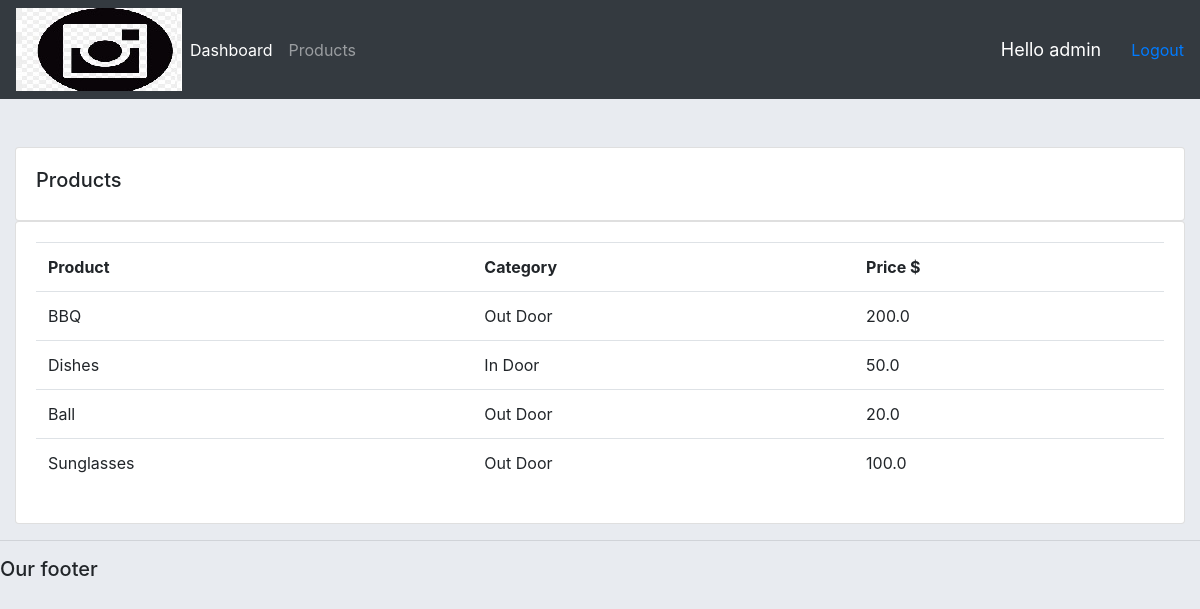
Screenshot of /products/ (signed in) with the database file from the repository.
### accounts/models.py (models this page shows, shortened)
class Product(models.Model):
    CATEGORY = (
        ('In Door', 'In Door'),
        ('Out Door', 'Out Door')
    )
    name = models.CharField(max_length=255, null=True)
    price = models.FloatField(null=True)
    category = models.CharField(max_length=255, null=True, choices=CATEGORY)
    description = models.TextField(max_length=500, null=True)
    date_created = models.DateField(auto_now_add=True, null=True)
    tags = models.ManyToManyField(Tag)

### accounts/decorators.py (the view)
        def wrapper_func(request, *args, **kwargs):
            group = None
            if request.user.groups.exists():
                group = request.user.groups.all()[0].name
            if group in allowed_roles:
                return view_func(request, *args, **kwargs)
            else:
                return HttpResponse('You are not authorize!')

### accounts/views.py (called while the page is built)
@login_required(login_url='login')
@allowed_users(allowed_roles=['admin'])
def products(request):
    products = Product.objects.all()
    return render(request, 'accounts/products.html', {'products': products})

### accounts/templates/accounts/products.html
{% extends "accounts/main.html" %}
{% block content %}
<br>
<div class="row">
    <div class="col-md">
        <div class="card card-body">
            <h5>Products</h5>
        </div>
        <div class="card card-body">
            <table class="table">
                <tr>
                    <th>Product</th>
                    <th>Category</th>
                    <th>Price $</th>
                </tr>
                {% for product in products  %}
                <tr>
                    <td>{{ product.name }}</td>
                    <td>{{ product.category }}</td>
                    <td>{{ product.price }}</td>
                </tr>
                {% endfor %}
            </table>
        </div>
    </div>
</div>
{% endblock content %}

### accounts/templates/accounts/navbar.html (shortened to what this page needs)
{% load static %}
<nav class="navbar navbar-expand-lg navbar-dark bg-dark">
    <img src="{% static 'images/logo.png' %}" alt="">
    <div class="collapse navbar-collapse" id="navbarNav">
        <ul class="navbar-nav">
            {% if request.user.is_staff %}
            <li class="nav-item active">
                <a class="nav-link" href="{% url 'dashboard' %}">Dashboard</a>
            </li>
            <li class="nav-item">
                <a class="nav-link" href="{% url 'products' %}">Products </a>
            </li>
            {% else %}
            <li class="nav-item">
                <a class="nav-link" href="{% url 'account_settings' %}">Settings </a>
            </li>
            {% endif %}
        </ul>
    </div>
    <span class="hello-msg">Hello {{ request.user }} &nbsp;</span>
    <span><a href="{% url 'logout' %}">Logout</a></span>
</nav>
<br>

### static/css/main.css (style rules this page uses)
body { background-color: #e8ebf0; }
.row { margin-left: 0; margin-right: 0; }

### accounts/templates/accounts/navbar.html (style rules this page uses)
.hello-msg { font-size: 18px; color: white; margin: 20px; }

### rows the page displays
Product: name "BBQ", category "Out Door", price "200.0"
Product: name "Dishes", category "In Door", price "50.0"
Product: name "Ball", category "Out Door", price "20.0"
Product: name "Sunglasses", category "Out Door", price "100.0"

### other values shown
{{ request.user }} "admin"
